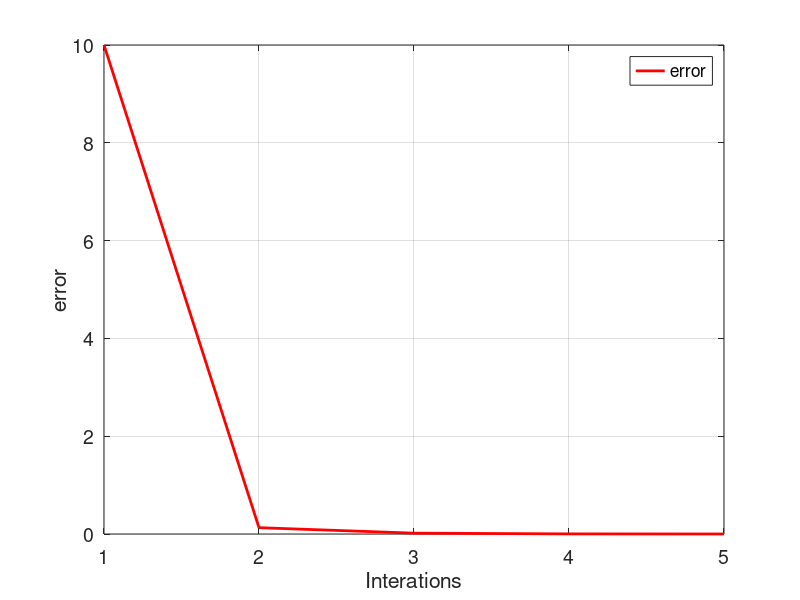

Here is the MATLAB script that generated this plot:
init_value = 2
i = 1;
e(i) = 10;
while(e(i) > 0.001)
    if(i == 1)
        x(i) = init_value;
    end
    g(i) = real(sqrt((x(i)+5)/2));
    i = i+1;
    x(i) = g(i-1);
    e(i) = abs(x(i-1)-x(i))
    if (e(i) > 50)
        break;
    end
end

tamanio = size (e)
ite = 1:1:tamanio(2);

figure('DefaultAxesFontsize',14)
set(gcf,'color','white');
plot(ite,e,'color',[1 0 0], 'LineWidth',2);
grid on
xlabel('Interations')
ylabel('error')
legend('error')